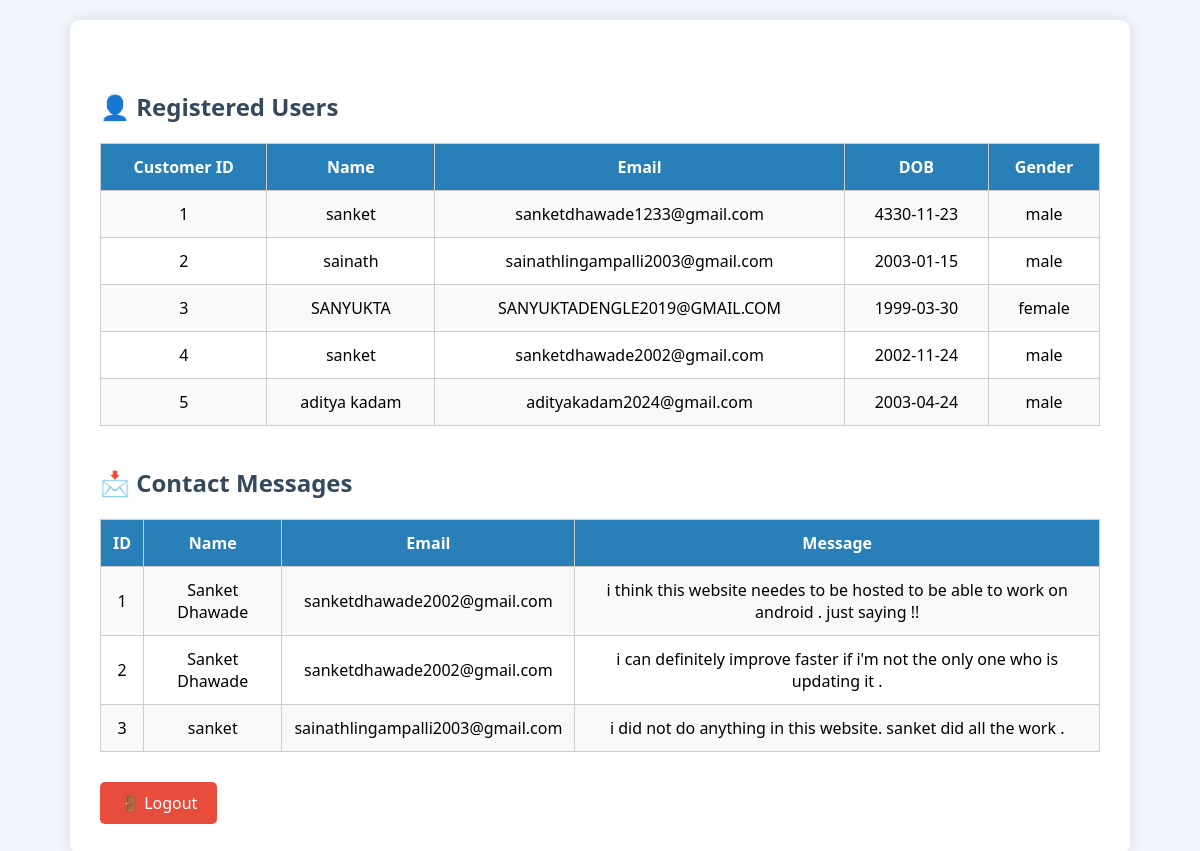
The app's page /admin_dashboard (signed in), older data.
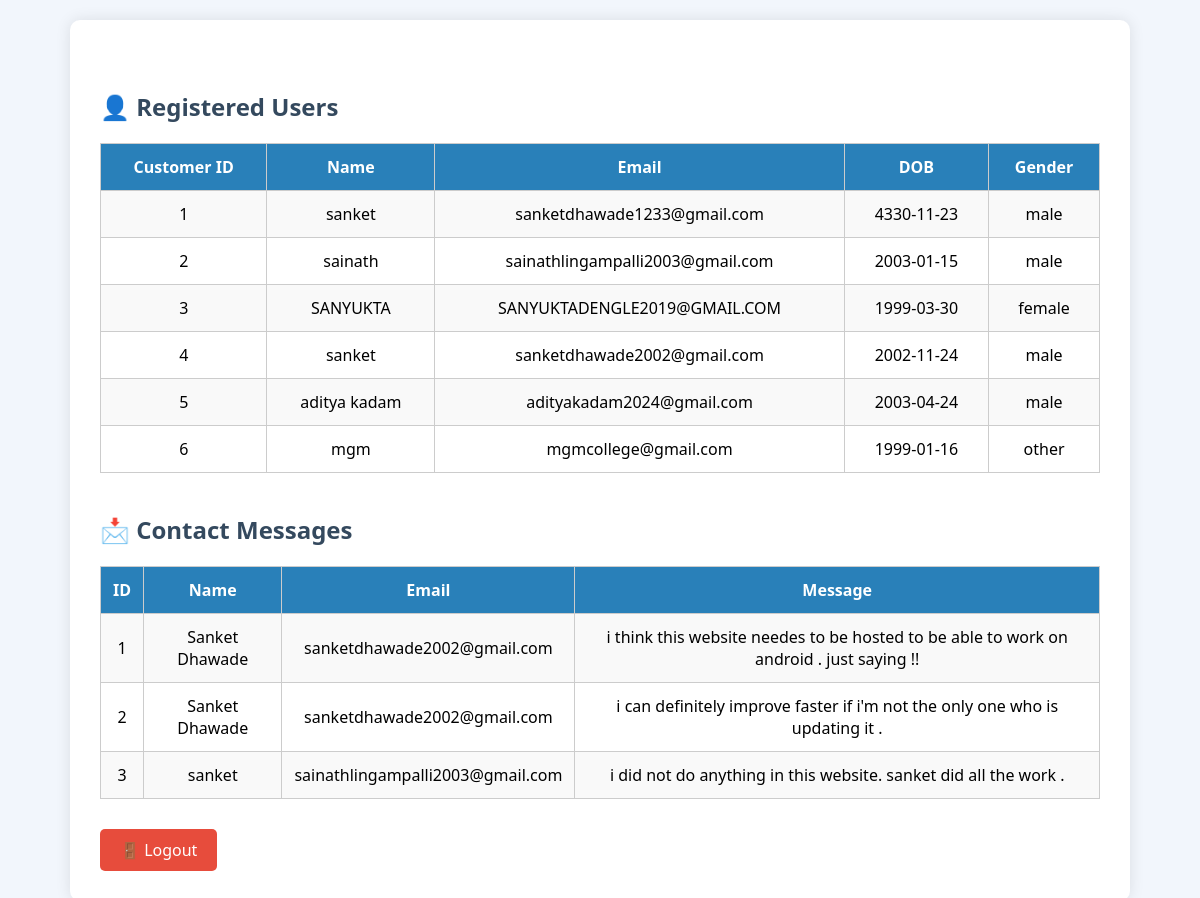
The same page, newer data.
### tables this page shows
CREATE TABLE users (
        id INTEGER PRIMARY KEY AUTOINCREMENT,
        name TEXT NOT NULL,
        email TEXT UNIQUE NOT NULL,
        dob TEXT NOT NULL,
        gender TEXT NOT NULL,
        password TEXT NOT NULL
    );

CREATE TABLE contacts (
            id INTEGER PRIMARY KEY AUTOINCREMENT,
            name TEXT NOT NULL,
            email TEXT NOT NULL,
            message TEXT NOT NULL
        );

### app.py (the view)
@app.route('/admin_dashboard')
def admin_dashboard():
    if 'admin' not in session:
        return redirect(url_for('admin_login'))
    conn = get_db_connection()
    users = conn.execute("SELECT * FROM users").fetchall()
    contacts = conn.execute("SELECT * FROM contacts").fetchall()
    conn.close()
    return render_template('admin_dashboard.html', users=users, contacts=contacts)

### app.py (called while the page is built)
def get_db_connection():
    conn = sqlite3.connect('farmhub.db')
    conn.row_factory = sqlite3.Row
    return conn

### templates/admin_dashboard.html (shortened to what this page needs)
<!DOCTYPE html>
<html lang="en">
<head>
</head>
<body>
  <div class="dashboard">
   <h2>👤 Registered Users</h2>
<table>
  <tr><th>Customer ID</th><th>Name</th><th>Email</th><th>DOB</th><th>Gender</th></tr>
  {% for user in users %}
    <tr>
      <td>{{ user.id }}</td>
      <td>{{ user.name }}</td>
      <td>{{ user.email }}</td>
      <td>{{ user.dob }}</td>
      <td>{{ user.gender }}</td>
    </tr>
  {% endfor %}
</table>
    <h2>📩 Contact Messages</h2>
    <table>
      <tr><th>ID</th><th>Name</th><th>Email</th><th>Message</th></tr>
      {% for contact in contacts %}
        <tr>
          <td>{{ contact.id }}</td>
          <td>{{ contact.name }}</td>
          <td>{{ contact.email }}</td>
          <td>{{ contact.message }}</td>
        </tr>
      {% endfor %}
    </table>
    <a href="{{ url_for('logout') }}">🚪 Logout</a>
  </div>
</body>
</html>

Row changes from the older to the newer data that the page shows:
added users: id "6", name "mgm", email "mgmcollege@gmail.com", dob "1999-01-16", gender "other"
